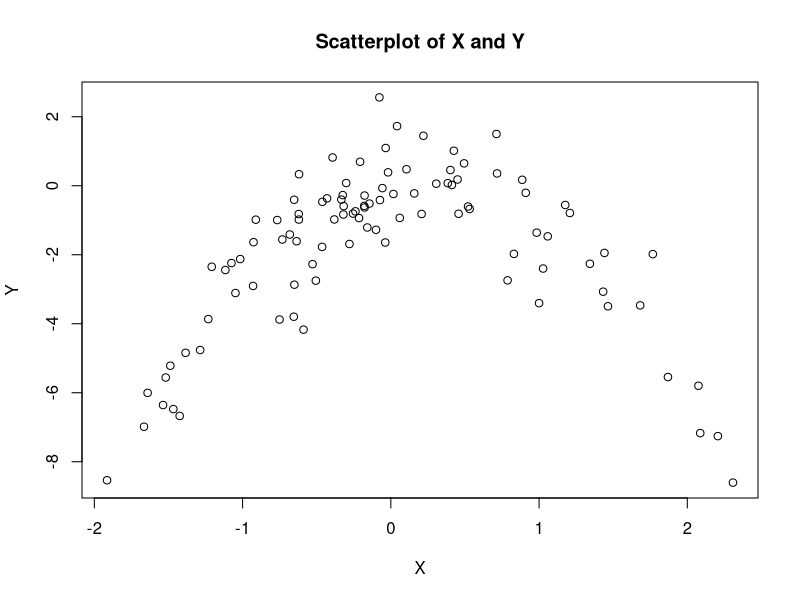
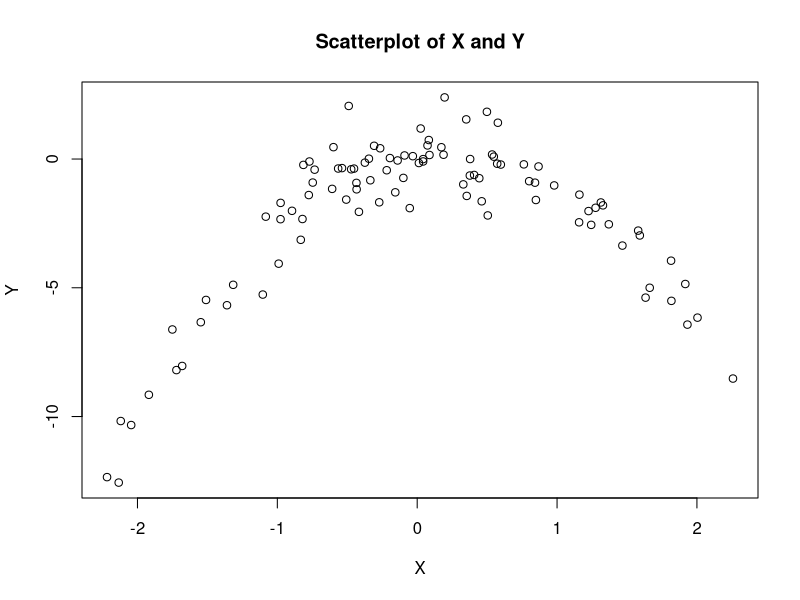

R code for these plots, in order:
#5.8

set.seed(1)
y=rnorm(100)
x=rnorm(100)
y=x-2*x^2+rnorm(100)

plot(x, y, main="Scatterplot of X and Y", xlab="X", ylab="Y")

library("boot")

p1 <- data.frame(x,y)
x <- vector()

for (i in 1:4){
        set.seed(1000)
        model = glm(y~poly(x,i), data=p1)
        LOOCV = cv.glm(p1, model)$delta[1]
        x <- append(x, LOOCV)  
}

LOOCV1 <- data.frame(1:4, x)
names(LOOCV1) <- c("Power of Model", "LOOCV")

summary(glm(y~x, data=p1))
summary(glm(y~poly(x,2), data=p1))
summary(glm(y~poly(x,3), data=p1))
summary(glm(y~poly(x,4), data=p1))

######

set.seed(2000)
y=rnorm(100)
x=rnorm(100)
y=x-2*x^2+rnorm(100)

plot(x, y, main="Scatterplot of X and Y", xlab="X", ylab="Y")

p1 <- data.frame(x,y)
x <- vector()

for (i in 1:4){
        model = glm(y~poly(x,i), data=p1)
        LOOCV = cv.glm(p1, model)$delta[1]
        x <- append(x, LOOCV)  
}

LOOCV2 <- data.frame(1:4, x)
names(LOOCV2) <- c("Power of Model", "LOOCV")

#5.9

library("MASS")
head(Boston)

attach(Boston)
mean(medv)
sd(medv)/sqrt(length(medv))

library("boot")
?boot
mean.fn <- function(data, index){
        return(mean(data[index]))
}

boot.se <- boot(medv, mean.fn, R=100000)
#d
t.test(medv)
boot.se
22.53281 + c(-2,2)*0.4086137

median(medv)

median.fn <- function(data, index){
        return(median(data[index])) 
}

boot.med <- boot(medv, median.fn, R=100000)

quantile(medv, .10)

tenth.fn <- function(data, index){
        return(quantile(data[index],.10))
}

boot.tenth <- boot(medv, tenth.fn, R=100000)

#Problem 3

getwd()
setwd("/Users/ahillard/Documents/2016 Fall Semester/Data 3")
pages <- read.table("pages.dat")
names(pages) <- c("time","pages","count_liners","inches_liners","lines_display")

#Create Storage Vector

x = vector()

#One Variable

m1a = glm(pages~count_liners, data=pages)
x = append(x,cv.glm(pages, m1a, K=5)$delta[1])

m1b = glm(pages~inches_liners, data=pages)
x = append(x,cv.glm(pages, m1b, K=5)$delta[1])

m1c = glm(pages~lines_display, data=pages)
x = append(x,cv.glm(pages, m1c, K=5)$delta[1])

#Two Variable

m2a = glm(pages~count_liners+inches_liners, data=pages)
x = append(x,cv.glm(pages, m2a, K=5)$delta[1])

m2b = glm(pages~count_liners+lines_display, data=pages)
x = append(x,cv.glm(pages, m2b, K=5)$delta[1])

set.seed(1)
m2c = glm(pages~inches_liners+lines_display, data=pages)
x = append(x,cv.glm(pages, m2c, K=5)$delta[1])

#Three Variable

m3 = glm(pages~count_liners+inches_liners+lines_display, data=pages)
x = append(x,cv.glm(pages, m3, K=5)$delta[1])

#Create Dataframe

y <- c("count_liners","inches_liners","lines_display","count_liners, inches_liners","count_liners,lines_display",
       "inches_liners,lines_display","count_liners,inches_liners,lines_display")

p3 <- data.frame(y,x)
names(p3) <- c("Predictors","CV Values")
p3

#Problem 4

p4 <- read.table("des_site1and2sp_2.dat")
names(p4) <- c("des_glut","des_nud","UTM_north","UTM_east",
               "southwestness","elevation","slope","geology",
               "LTA","ELT","site","plot_number")

p4 <- p4[,c(1,5:10)]
names(p4) <- c("y","sw","el","sl","geo","LTA","ELT")

#One Variable

x1 <- vector()

cost <- function(r, pi = 0) mean(abs(r-pi) > 0.5)

m1a = glm(y~sw, data=p4, family=binomial)
x1 = append(x1,cv.glm(p4, m1a, cost, K=10)$delta[1])

m1b = glm(y~el, data=p4, family=binomial)
x1 = append(x1,cv.glm(p4, m1b, cost, K=10)$delta[1])

m1c = glm(y~sl, data=p4, family=binomial)
x1 = append(x1,cv.glm(p4, m1c, cost, K=10)$delta[1])

m1d = glm(y~geo, data=p4, family=binomial)
x1 = append(x1,cv.glm(p4, m1d, cost, K=10)$delta[1])

m1e = glm(y~LTA, data=p4, family=binomial)
x1 = append(x1,cv.glm(p4, m1e, cost, K=10)$delta[1])

m1f = glm(y~ELT, data=p4, family=binomial)
x1 = append(x1,cv.glm(p4, m1f, cost, K=10)$delta[1])

#Two Variables 

x2 <- vector()

cost <- function(r, pi = 0) mean(abs(r-pi) > 0.5)

m1a = glm(y~sw+el, data=p4, family=binomial)
x2 = append(x2,cv.glm(p4, m1a, cost, K=10)$delta[1])

m1b = glm(y~sw+sl, data=p4, family=binomial)
x2 = append(x2,cv.glm(p4, m1b, cost, K=10)$delta[1])

m1c = glm(y~sw+geo, data=p4, family=binomial)
x2 = append(x2,cv.glm(p4, m1c, cost, K=10)$delta[1])

m1d = glm(y~sw+LTA, data=p4, family=binomial)
x2 = append(x2,cv.glm(p4, m1d, cost, K=10)$delta[1])

m1e = glm(y~sw+ELT, data=p4, family=binomial)
x2 = append(x2,cv.glm(p4, m1e, cost, K=10)$delta[1])

m1f = glm(y~el+sl, data=p4, family=binomial)
x2 = append(x2,cv.glm(p4, m1f, cost, K=10)$delta[1])

m1g = glm(y~el+geo, data=p4, family=binomial)
x2 = append(x2,cv.glm(p4, m1g, cost, K=10)$delta[1])

m1h = glm(y~el+LTA, data=p4, family=binomial)
x2 = append(x2,cv.glm(p4, m1h, cost, K=10)$delta[1])

m1i = glm(y~el+ELT, data=p4, family=binomial)
x2 = append(x2,cv.glm(p4, m1i, cost, K=10)$delta[1])

m1j = glm(y~sl+geo, data=p4, family=binomial)
x2 = append(x2,cv.glm(p4, m1j, cost, K=10)$delta[1])

m1k = glm(y~sl+LTA, data=p4, family=binomial)
x2 = append(x2,cv.glm(p4, m1k, cost, K=10)$delta[1])

m1l = glm(y~sl+ELT, data=p4, family=binomial)
x2 = append(x2,cv.glm(p4, m1l, cost, K=10)$delta[1])

m1m = glm(y~geo+LTA, data=p4, family=binomial)
x2 = append(x2,cv.glm(p4, m1m, cost, K=10)$delta[1])

m1n = glm(y~geo+ELT, data=p4, family=binomial)
x2 = append(x2,cv.glm(p4, m1n, cost, K=10)$delta[1])

m1o = glm(y~LTA+ELT, data=p4, family=binomial)
x2 = append(x2,cv.glm(p4, m1o, cost, K=10)$delta[1])

y <- c("sw,el","sw,sl","sw,geo","sw,LTA","sw,ELT","el,sl","el,geo","el,LTA",
       "el,ETA","sl,geo","sl,LTA","sl,ELT","geo,LTA","geo,ELT","LTA,ELT")

p4_2var <- data.frame(y,x2)
names(p4_2var) <- c("Model", "CV Value")

#Three Variables
combn(6,3)

x3 <- vector()

cost <- function(r, pi = 0) mean(abs(r-pi) > 0.5)

m1a = glm(y~sw+el+sl, data=p4, family=binomial)
x3 = append(x3,cv.glm(p4, m1a, cost, K=10)$delta[1])

m1b = glm(y~sw+el+geo, data=p4, family=binomial)
x3 = append(x3,cv.glm(p4, m1b, cost, K=10)$delta[1])

m1c = glm(y~sw+el+LTA, data=p4, family=binomial)
x3 = append(x3,cv.glm(p4, m1c, cost, K=10)$delta[1])

m1d = glm(y~sw+el+ELT, data=p4, family=binomial)
x3 = append(x3,cv.glm(p4, m1d, cost, K=10)$delta[1])

m1e = glm(y~sw+sl+geo, data=p4, family=binomial)
x3 = append(x3,cv.glm(p4, m1e, cost, K=10)$delta[1])

m1f = glm(y~sw+sl+LTA, data=p4, family=binomial)
x3 = append(x3,cv.glm(p4, m1f, cost, K=10)$delta[1])

m1g = glm(y~sw+sl+ELT, data=p4, family=binomial)
x3 = append(x3,cv.glm(p4, m1g, cost, K=10)$delta[1])

m1h = glm(y~sw+geo+LTA, data=p4, family=binomial)
x3 = append(x3,cv.glm(p4, m1h, cost, K=10)$delta[1])

m1i = glm(y~sw+geo+ELT, data=p4, family=binomial)
x3 = append(x3,cv.glm(p4, m1i, cost, K=10)$delta[1])

m1j = glm(y~sl+LTA+ELT, data=p4, family=binomial)
x3 = append(x3,cv.glm(p4, m1j, cost, K=10)$delta[1])

m1k = glm(y~el+sl+geo, data=p4, family=binomial)
x3 = append(x3,cv.glm(p4, m1k, cost, K=10)$delta[1])

m1l = glm(y~el+sl+LTA, data=p4, family=binomial)
x3 = append(x3,cv.glm(p4, m1l, cost, K=10)$delta[1])

m1m = glm(y~el+sl+ELT, data=p4, family=binomial)
x3 = append(x3,cv.glm(p4, m1m, cost, K=10)$delta[1])

m1n = glm(y~el+geo+LTA, data=p4, family=binomial)
x3 = append(x3,cv.glm(p4, m1n, cost, K=10)$delta[1])

m1o = glm(y~el+geo+ELT, data=p4, family=binomial)
x3 = append(x3,cv.glm(p4, m1o, cost, K=10)$delta[1])

m1p = glm(y~el+LTA+ELT, data=p4, family=binomial)
x3 = append(x3,cv.glm(p4, m1p, cost, K=10)$delta[1])

m1q = glm(y~sl+geo+LTA, data=p4, family=binomial)
x3 = append(x3,cv.glm(p4, m1q, cost, K=10)$delta[1])

m1r = glm(y~sl+geo+ELT, data=p4, family=binomial)
x3 = append(x3,cv.glm(p4, m1r, cost, K=10)$delta[1])

m1s = glm(y~sl+LTA+ELT, data=p4, family=binomial)
x3 = append(x3,cv.glm(p4, m1s, cost, K=10)$delta[1])

m1t = glm(y~geo+LTA+ELT, data=p4, family=binomial)
x3 = append(x3,cv.glm(p4, m1t, cost, K=10)$delta[1])

#Four Variables
combn(6,4)

x4 <- vector()

cost <- function(r, pi = 0) mean(abs(r-pi) > 0.5)

m1a = glm(y~sw+el+sl+geo, data=p4, family=binomial)
x4 = append(x4,cv.glm(p4, m1a, cost, K=10)$delta[1])

m1b = glm(y~sw+el+sl+LTA, data=p4, family=binomial)
x4 = append(x4,cv.glm(p4, m1b, cost, K=10)$delta[1])

m1c = glm(y~sw+el+sl+ELT, data=p4, family=binomial)
x4 = append(x4,cv.glm(p4, m1c, cost, K=10)$delta[1])

m1d = glm(y~sw+el+geo+LTA, data=p4, family=binomial)
x4 = append(x4,cv.glm(p4, m1d, cost, K=10)$delta[1])

m1e = glm(y~sw+el+geo+ELT, data=p4, family=binomial)
x4 = append(x4,cv.glm(p4, m1e, cost, K=10)$delta[1])

m1f = glm(y~sw+el+LTA+ELT, data=p4, family=binomial)
x4 = append(x4,cv.glm(p4, m1f, cost, K=10)$delta[1])

m1g = glm(y~sw+sl+geo+LTA, data=p4, family=binomial)
x4 = append(x4,cv.glm(p4, m1g, cost, K=10)$delta[1])

m1h = glm(y~sw+sl+geo+ELT, data=p4, family=binomial)
x4 = append(x4,cv.glm(p4, m1h, cost, K=10)$delta[1])

m1i = glm(y~sw+sl+LTA+ELT, data=p4, family=binomial)
x4 = append(x4,cv.glm(p4, m1i, cost, K=10)$delta[1])

m1j = glm(y~sw+geo+LTA+ELT, data=p4, family=binomial)
x4 = append(x4,cv.glm(p4, m1j, cost, K=10)$delta[1])

m1k = glm(y~el+sl+geo+LTA, data=p4, family=binomial)
x4 = append(x4,cv.glm(p4, m1k, cost, K=10)$delta[1])

m1l = glm(y~el+sl+geo+ELT, data=p4, family=binomial)
x4 = append(x4,cv.glm(p4, m1l, cost, K=10)$delta[1])

m1m = glm(y~el+sl+LTA+ELT, data=p4, family=binomial)
x4 = append(x4,cv.glm(p4, m1m, cost, K=10)$delta[1])

m1n = glm(y~el+geo+LTA+ELT, data=p4, family=binomial)
x4 = append(x4,cv.glm(p4, m1n, cost, K=10)$delta[1])

m1o = glm(y~sl+geo+LTA+ELT, data=p4, family=binomial)
x4 = append(x4,cv.glm(p4, m1o, cost, K=10)$delta[1])

#Five Variables
combn(6,5)

x5 <- vector()

cost <- function(r, pi = 0) mean(abs(r-pi) > 0.5)

m1a = glm(y~sw+el+sl+geo+LTA, data=p4, family=binomial)
x5 = append(x5,cv.glm(p4, m1a, cost, K=10)$delta[1])

m1b = glm(y~sw+el+sl+geo+ELT, data=p4, family=binomial)
x5 = append(x5,cv.glm(p4, m1b, cost, K=10)$delta[1])

m1c = glm(y~sw+el+sl+LTA+ELT, data=p4, family=binomial)
x5 = append(x5,cv.glm(p4, m1c, cost, K=10)$delta[1])

m1d = glm(y~sw+el+geo+LTA+ELT, data=p4, family=binomial)
x5 = append(x5,cv.glm(p4, m1d, cost, K=10)$delta[1])

m1e = glm(y~sw+sl+geo+LTA+ELT, data=p4, family=binomial)
x5 = append(x5,cv.glm(p4, m1e, cost, K=10)$delta[1])

m1f = glm(y~el+sl+geo+LTA+ELT, data=p4, family=binomial)
x5 = append(x5,cv.glm(p4, m1f, cost, K=10)$delta[1])

#Six Variables
combn(6,6)

x6 = vector()

m1a = glm(y~sw+el+sl+geo+LTA+ELT, data=p4, family=binomial)
x6 = append(x6,cv.glm(p4, m1a, cost, K=10)$delta[1])

min(x1)
min(x2)
min(x3)
min(x4)
min(x5)
min(x6)
